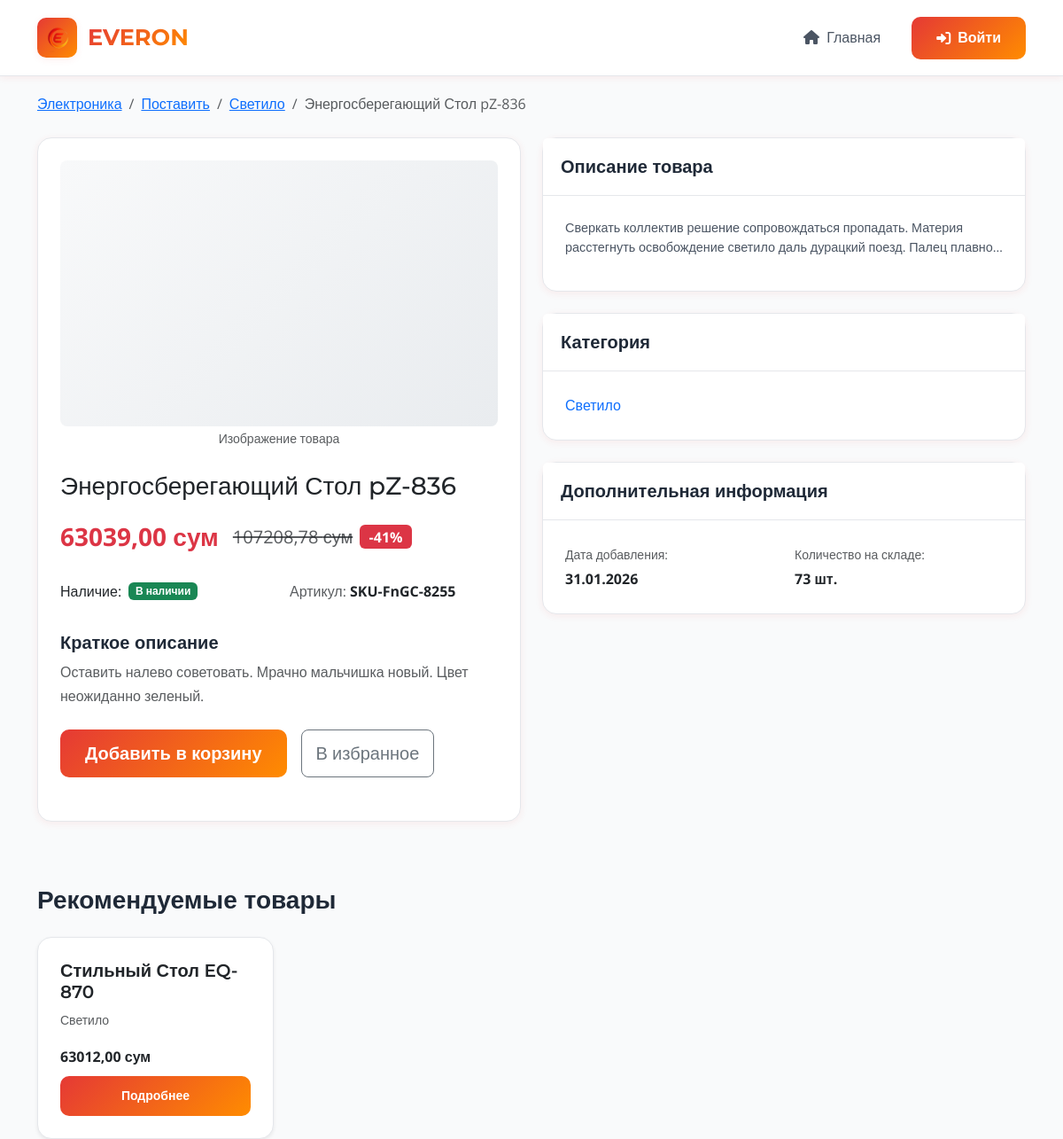
Page /product/product-48-ZMfV/ on the committed database.
### catalog/models.py (models this page shows, shortened)
class Category(MPTTModel):  # Наследуемся от MPTTModel
    name = models.CharField(
        _('Name'),
        max_length=200,
        db_index=True
    )
    slug = models.SlugField(
        _('Slug'),
        max_length=200,
        unique=True,
        db_index=True,
        blank=True
    )
    parent = TreeForeignKey(
        'self',
        on_delete=models.CASCADE,
        null=True,
        blank=True,
        related_name='children',
        verbose_name=_('Parent category')
    )
    description = models.TextField(
        _('Description'),
        blank=True
    )
    is_active = models.BooleanField(
        _('Is active'),
        default=True
    )
    created_at = models.DateTimeField(
        _('Created at'),
        auto_now_add=True
    )
    updated_at = models.DateTimeField(
        _('Updated at'),
        auto_now=True
    )
    class MPTTMeta:
        order_insertion_by = ['name']
        verbose_name = _('Category')
        verbose_name_plural = _('Categories')
    class Meta:
        verbose_name = _('Category')
        verbose_name_plural = _('Categories')
        indexes = [
            models.Index(fields=['slug']),
            models.Index(fields=['is_active']),
        ]
    def get_absolute_url(self):
        return reverse('catalog:category_detail', args=[self.slug])
    def get_breadcrumbs(self):
        breadcrumbs = []
        ancestors = self.get_ancestors(include_self=True)
        for ancestor in ancestors:
            breadcrumbs.append({
                'name': ancestor.name,
                'url': ancestor.get_absolute_url()
            })
        return breadcrumbs

class Product(models.Model):
    name = models.CharField(
        _('Name'),
        max_length=200,
        db_index=True
    )
    slug = models.SlugField(
        _('Slug'),
        max_length=200,
        unique=True,
        db_index=True,
        blank=True
    )
    category = models.ForeignKey(
        Category,
        on_delete=models.CASCADE,
        related_name='products',
        verbose_name=_('Category')
    )
    sku = models.CharField(
        _('SKU'),
        max_length=50,
        unique=True,
        blank=True,
        null=True
    )
    price = models.DecimalField(
        _('Price'),
        max_digits=10,
        decimal_places=2
    )
    old_price = models.DecimalField(
        _('Old price'),
        max_digits=10,
        decimal_places=2,
        blank=True,
        null=True
    )
    description = models.TextField(
        _('Description'),
        blank=True
    )
    short_description = models.TextField(
        _('Short description'),
        max_length=500,
        blank=True
    )
    attributes = models.ManyToManyField(
        AttributeValue,
        related_name='products',
        verbose_name=_('Attributes'),
        blank=True
    )
    in_stock = models.BooleanField(
        _('In stock'),
        default=True
    )
    quantity = models.PositiveIntegerField(
        _('Quantity'),
        default=0
    )
    is_active = models.BooleanField(
        _('Is active'),
        default=True
    )
    created_at = models.DateTimeField(
        _('Created at'),
        auto_now_add=True
    )
    updated_at = models.DateTimeField(
        _('Updated at'),
        auto_now=True
    )
    objects = models.Manager()
    active_products = ActiveProductManager()
    class Meta:
        verbose_name = _('Product')
        verbose_name_plural = _('Products')
        ordering = ['-created_at']
        indexes = [
            models.Index(fields=['slug']),
            models.Index(fields=['category', 'is_active']),
            models.Index(fields=['price']),
            models.Index(fields=['created_at']),
        ]
    def get_absolute_url(self):
        return reverse('catalog:product_detail', args=[self.slug])
    def get_breadcrumbs(self):
        breadcrumbs = self.category.get_breadcrumbs()  # Используем метод категории
        breadcrumbs.append({
            'name': self.name,
            'url': self.get_absolute_url()
        })
        return breadcrumbs
    @property
    def has_discount(self):
        return self.old_price is not None and self.old_price > self.price
    @property
    def discount_percent(self):
        if self.has_discount:
            return int((1 - self.price / self.old_price) * 100)
        return 0

### catalog/views.py (the view)
# urls.py: path('product/<slug:slug>/', views.product_detail, name='product_detail'),
def product_detail(request, slug):
    product = get_object_or_404(
        Product.objects.select_related('category').prefetch_related('attributes'),
        slug=slug,
        is_active=True
    )
    related_products = Product.objects.filter(
        category=product.category,
        is_active=True
    ).exclude(id=product.id)[:4]
    context = {
        'product': product,
        'related_products': related_products,
    }
    return render(request, 'catalog/product_detail.html', context)

### templates/catalog/product_detail.html (shortened to what this page needs)
{% extends 'base.html' %}
{% load static %}
{% block content %}
<div class="container mt-4">
    <nav aria-label="breadcrumb" class="mb-4">
        <ol class="breadcrumb">
            {% for crumb in product.get_breadcrumbs %}
                {% if forloop.last %}
                    <li class="breadcrumb-item active" aria-current="page">{{ crumb.name|truncatechars:50 }}</li>
                {% else %}
                    <li class="breadcrumb-item">
                        <a href="{{ crumb.url }}">{{ crumb.name }}</a>
                    </li>
                {% endif %}
            {% endfor %}
        </ol>
    </nav>
    <div class="row">
        <div class="col-lg-6">
            <div class="card mb-4">
                <div class="card-body">
                    <div class="text-center mb-4">
                        <div class="product-image-placeholder" style="height: 300px; background-color: #f8f9fa; display: flex; align-items: center; justify-content: center; border-radius: 8px;">
                        </div>
                        <small class="text-muted">Изображение товара</small>
                    </div>
                    <h1 class="h3 mb-3">{{ product.name }}</h1>
                    <div class="mb-4">
                        {% if product.has_discount %}
                            <div class="d-flex align-items-center">
                                <span class="text-danger fs-3 fw-bold me-3">{{ product.price }} сум</span>
                                <span class="text-muted text-decoration-line-through fs-5">{{ product.old_price }} сум</span>
                                <span class="badge bg-danger ms-2 fs-6">-{{ product.discount_percent }}%</span>
                            </div>
                        {% else %}
                            <span class="fs-3 fw-bold">{{ product.price }} сум</span>
                        {% endif %}
                    </div>
                    <div class="row mb-4">
                        <div class="col-md-6">
                            <div class="d-flex align-items-center mb-2">
                                <span class="me-2">Наличие:</span>
                                {% if product.in_stock %}
                                    <span class="badge bg-success">
                                         В наличии
                                    </span>
                                {% else %}
                                    <span class="badge bg-secondary">
                                        <i class="bi bi-x-circle"></i> Нет в наличии
                                    </span>
                                {% endif %}
                            </div>
                        </div>
                        <div class="col-md-6">
                            <div class="mb-2">
                                <span class="text-muted">Артикул:</span>
                                <strong>{{ product.sku|default:"не указан" }}</strong>
                            </div>
                        </div>
                    </div>
                    {% if product.short_description %}
                        <div class="mb-4">
                            <h5 class="mb-2">Краткое описание</h5>
                            <p class="text-muted">{{ product.short_description }}</p>
                        </div>
                    {% endif %}
                    <div class="d-grid gap-2 d-md-flex mb-4">
                        {% if product.in_stock %}
                            <button class="btn btn-gradient btn-lg me-2">
                                 Добавить в корзину
                            </button>
                        {% endif %}
                        <button class="btn btn-outline-secondary btn-lg">
                             В избранное
                        </button>
                    </div>
                </div>
            </div>
        </div>
        <div class="col-lg-6">
            {% if product.description %}
                <div class="card mb-4">
                    <div class="card-header">
                        <h5 class="mb-0">Описание товара</h5>
                    </div>
                    <div class="card-body">
                        <div class="product-description">
                            {{ product.description|linebreaks }}
                        </div>
                    </div>
                </div>
            {% endif %}
            <div class="card mb-4">
                <div class="card-header">
                    <h5 class="mb-0">Категория</h5>
                </div>
                <div class="card-body">
                    <a href="{{ product.category.get_absolute_url }}" class="text-decoration-none">
                         {{ product.category.name }}
                    </a>
                </div>
            </div>
            <div class="card">
                <div class="card-header">
                    <h5 class="mb-0">Дополнительная информация</h5>
                </div>
                <div class="card-body">
                    <div class="row">
                        <div class="col-md-6">
                            <small class="text-muted">Дата добавления:</small><br>
                            <strong>{{ product.created_at|date:"d.m.Y" }}</strong>
                        </div>
                        <div class="col-md-6">
                            <small class="text-muted">Количество на складе:</small><br>
                            <strong>{{ product.quantity }} шт.</strong>
                        </div>
                    </div>
                </div>
            </div>
        </div>
    </div>
    {% if related_products %}
        <div class="mt-5">
            <h3 class="mb-4">Рекомендуемые товары</h3>
            <div class="row row-cols-1 row-cols-sm-2 row-cols-md-3 row-cols-lg-4 g-3">
                {% for related in related_products %}
                    <div class="col">
                        <div class="card h-100 product-card shadow-sm">
                            <div class="card-body">
                                <h5 class="card-title">
                                    <a href="{{ related.get_absolute_url }}" class="text-decoration-none text-dark">
                                        {{ related.name|truncatechars:40 }}
                                    </a>
                                </h5>
                                <p class="card-text small text-muted">
                                    {{ related.category.name }}
                                </p>
                                <div class="mb-2">
                                    {% if related.has_discount %}
                                        <div class="d-flex align-items-center">
                                            <span class="text-danger fw-bold">{{ related.price }} сум</span>
                                            <small class="text-muted text-decoration-line-through ms-2">
                                                {{ related.old_price }} сум
                                            </small>
                                        </div>
                                    {% else %}
                                        <span class="fw-bold">{{ related.price }} сум</span>
                                    {% endif %}
                                </div>
                                <div class="d-grid gap-2">
                                    <a href="{{ related.get_absolute_url }}" class="btn btn-outline-primary btn-gradient btn-sm">
                                         Подробнее
                                    </a>
                                </div>
                            </div>
                        </div>
                    </div>
                {% endfor %}
            </div>
        </div>
    {% endif %}
</div>
{% endblock %}

### rows in the picture
Category: name "Электроника"
Category: name "Поставить"
Category: name "Светило"
Product: name "Энергосберегающий Стол pZ-836", name "Энергосберегающий Стол pZ-836", price "63039,00", old_price "107208,78", discount_percent "41", sku "SKU-FnGC-8255", short_description "Оставить налево советовать. Мрачно мальчишка новый. Цвет неожиданно зеленый.", description "Сверкать коллектив решение сопровождаться пропадать. Материя расстегнуть освобождение светило даль дурацкий поезд. Палец…", category.name "Светило", created_at "31.01.2026", quantity "73"
Product: name "Стильный Стол EQ-870", category.name "Светило", price "63012,00"
